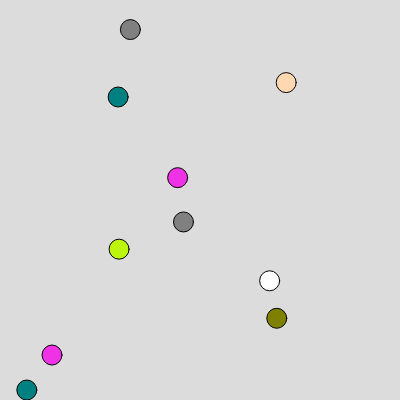
Frame 1 (no input)
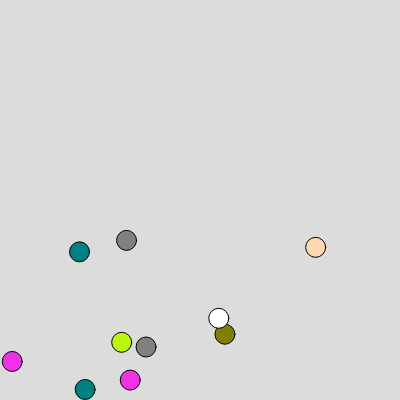
Frame 60 (no input)
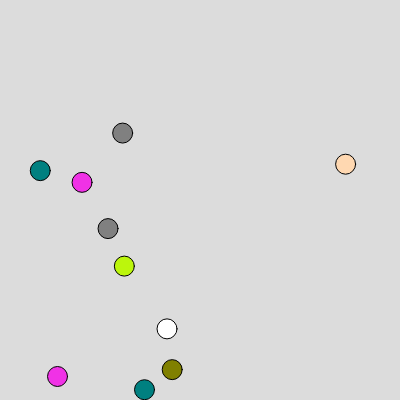
Frame 120 (the mouse pressed at the canvas centre since frame 60)

The p5.js sketch that drew these frames (run headless with seeded random() and noise() and a simulated clock; from frame 60 on, the mouse is pressed at the canvas centre):

// p5.js sketch
// ── sketch.js
let colorlist = ['#e6194b', '#3cb44b', '#ffe119', '#4363d8', '#f58231', '#911eb4', '#46f0f0', '#f032e6', '#bcf60c', '#fabebe', '#008080', '#e6beff', '#9a6324', '#fffac8', '#800000', '#aaffc3', '#808000', '#ffd8b1', '#000075', '#808080', '#ffffff', '#000000']

let movers = []
let G = 0.1
let wind = 0 // constant wind
let gust = 3 //  big dramatic gust when space is pressed
let gusting = false
let gustTimer = 0

function setup() {
  createCanvas(400, 400);
  for (let i = 0; i < 10; i++) {
    movers.push(
      new Mover(random(width), random(height), random(-1, 1), random(-1, 1), 10, random(colorlist))
    )
  }
  ellipseMode(RADIUS)
}

function draw() {
  if (gusting && frameCount - gustTimer < 10) {
    background(200, 230, 255); // 💨 gust background flash
  } else {
    background(220);
    gusting = false;
  }

  for (let mover of movers) {
    mover.update()
  }
}

function keyPressed() {
  if (key === ' ') {
    gusting = true;
    gustTimer = frameCount;
    for (let mover of movers) {
      mover.dx += random(-gust, gust)
    }
  }
}

class Mover {
  constructor(x, y, dx, dy, r, c) {
    this.x = x
    this.y = y
    this.dx = dx
    this.dy = dy
    this.r = r
    this.c = c
  }

  update() {
    this.applyGravity()
    this.applyWind()
    this.move()
    this.containWithinWindow()
    this.draw()
  }

  draw() {
    fill(this.c)
    circle(this.x, this.y, this.r)
  }

  move() {
    this.x += this.dx
    this.y += this.dy
  }

  applyGravity() {
    this.dy += G
  }

  applyWind() {
    this.dx += wind
  }

  containWithinWindow() {
    if (this.x < this.r) {
      this.x = this.r
      this.dx *= -1
    }
    if (this.x > width - this.r) {
      this.x = width - this.r
      this.dx *= -1
    }
    if (this.y < this.r) {
      this.y = this.r
      this.dy *= -1
    }
    if (this.y > height - this.r) {
      this.y = height - this.r
      this.dy *= -1
    }
  }
}
